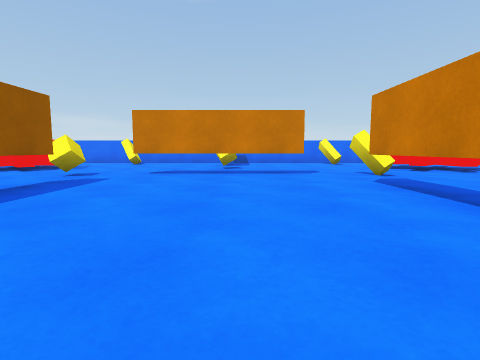
View 1 (above)

20 first-person views from a walk through a scene from a Unity 3-D project. The camera is 0.58 m above the floor, tilts 6° down and sees 80° across. The floor is counted in squares, 1 m on a side. Each view is taken from the middle of a square. On the plan, view 1 faces up. The plan holds only what a view shows up to about 9 squares ahead; the rest is blank. The player character is not drawn.

View 2
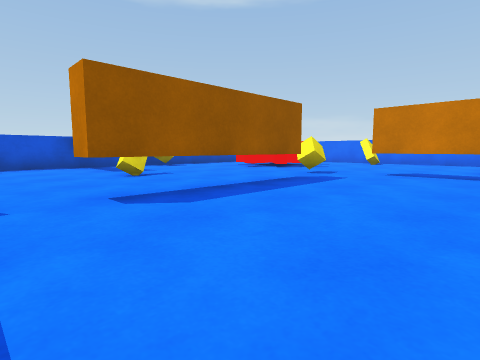

View 3
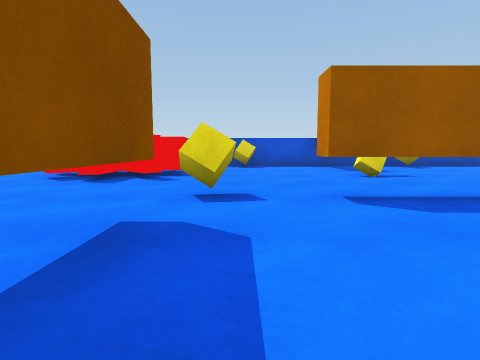

View 4
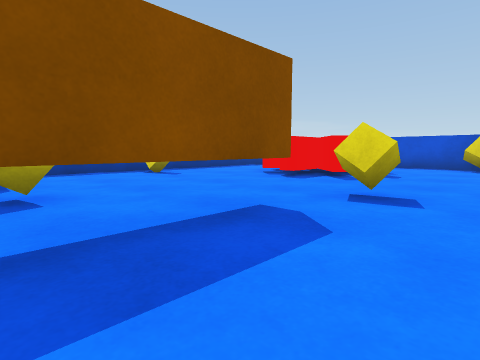

View 5
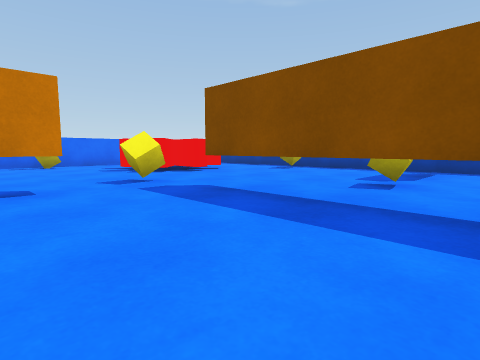

View 6
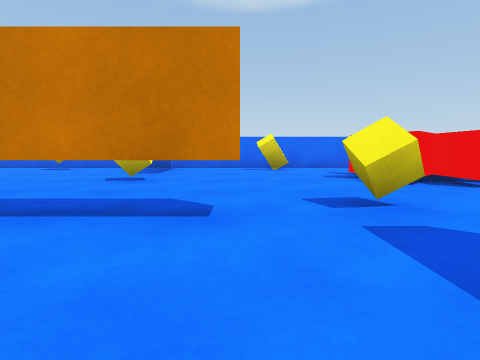

View 7
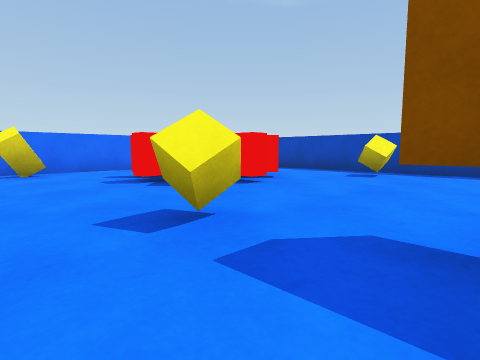

View 8
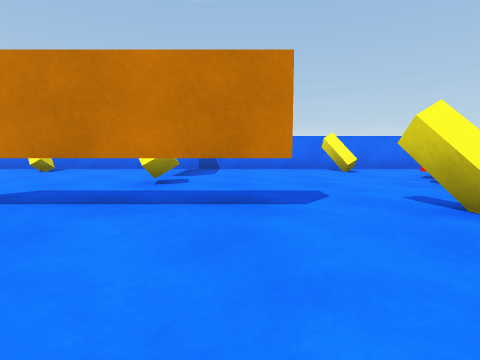

View 9
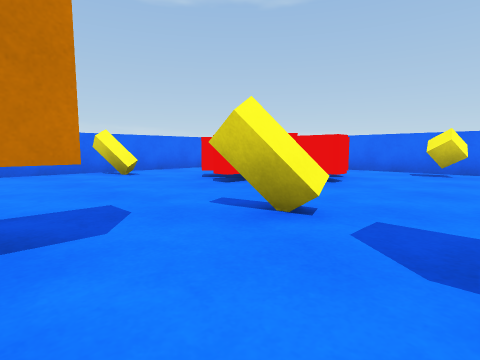

View 10
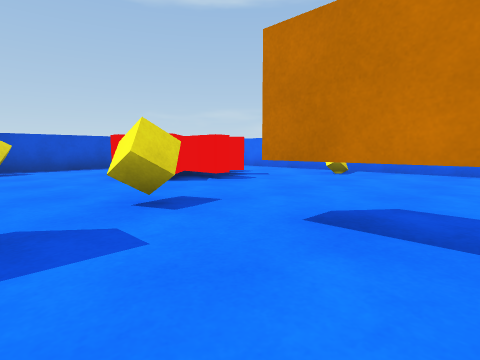

View 11
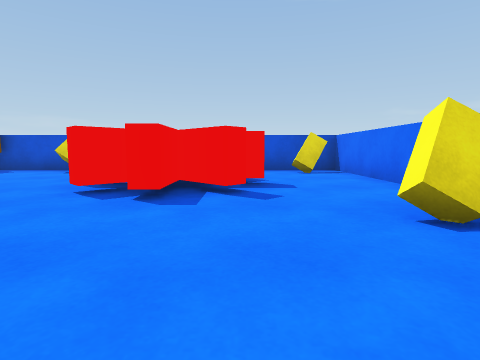

View 12
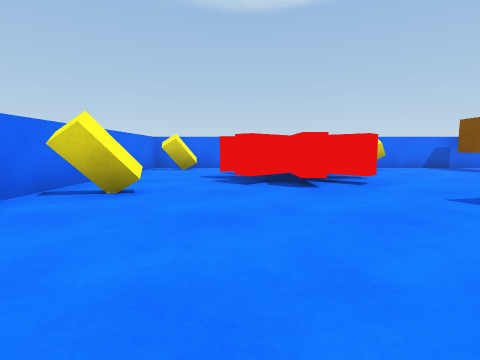

View 13
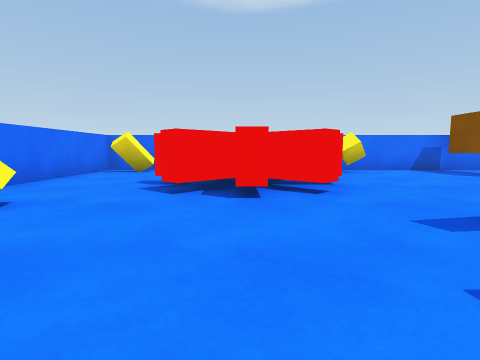

View 14
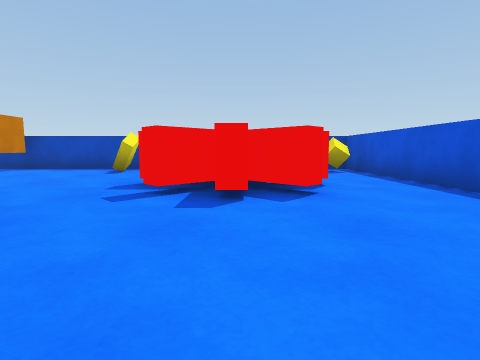

View 15
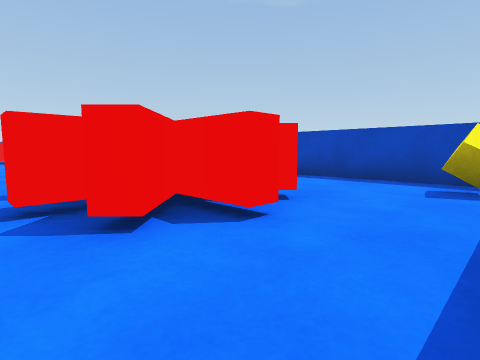

View 16
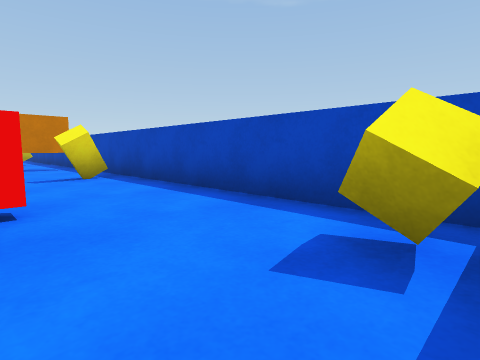

View 17
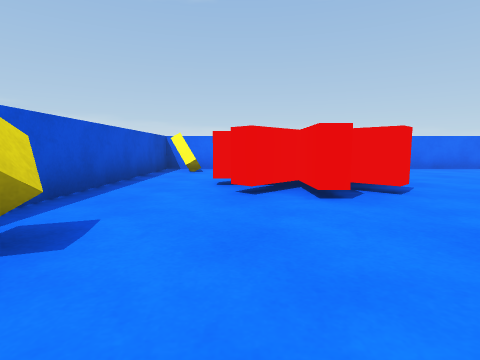

View 18
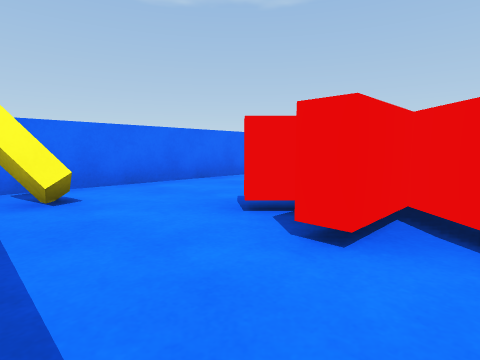

View 19
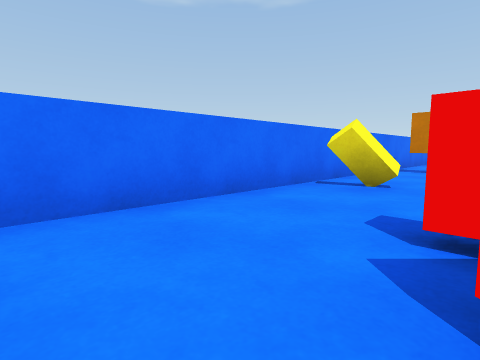

View 20
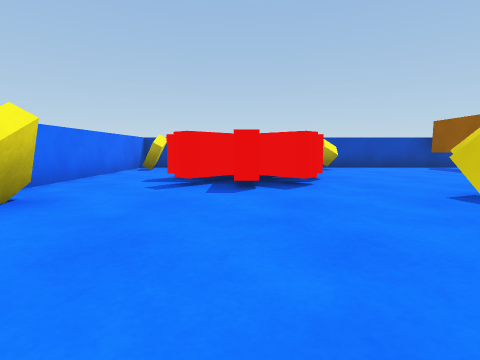

### Floor plan
Key: @ floor where view 1 was taken; # wall or solid block; . floor; C yellow cube; T thing the floor can be seen under or through; B yellow block; O other object.
Columns run from 11 left of view 1 to 9 right of it. Each row starts with its distance up from view 1.
 13 #####################
 12 #B.................B#
 11 #...................#
 10 #..OOO..........OO  #
  9 #..OOO.....C....O   #
  8 #..OOO..........OOO.#
  7 #........TTTT.......#
  6 #C.....C...........C#
  5 #......T.....T......#
  4 #......T.....T......#
  3 #......T.....T..C...#
  2 #......T.....T......#
  1 #...................#
  0 #C.....C...@..C.....#
 -1 #........TTTT.......#
 -2 #..OOO..........OOO.#
 -3 #..OOO.....C....O O.#
 -4 #..OOO..........O  .#
 -5 #................. .#
 -6 #C.....B......C...  #
 -7 ##################

Where each view was taken, in squares from view 1:
view 1: 0 up, 0 right, facing up
view 2: 0 up, 0 right, facing up-left
view 3: 0 up, 0 right, facing left
view 4: 1 up, 0 right, facing down-left
view 5: 2 up, 2 left, facing down-right
view 6: 1 up, 0 right, facing right
view 7: 1 up, 1 right, facing down-right
view 8: 4 up, 1 right, facing up
view 9: 5 up, 1 right, facing up-right
view 10: 5 up, 1 left, facing up-left
view 11: 10 up, 2 left, facing left
view 12: 10 up, 0 right, facing right
view 13: 9 up, 1 right, facing right
view 14: 2 up, 7 left, facing down
view 15: 1 down, 10 left, facing down-right
view 16: 4 down, 10 left, facing down-right
view 17: 4 up, 8 left, facing up
view 18: 8 up, 10 left, facing up-right
view 19: 10 up, 9 left, facing up-right
view 20: 3 up, 6 right, facing down
